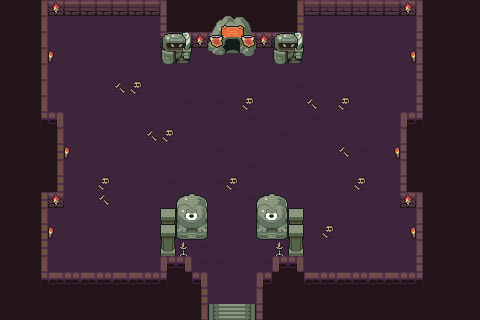

Below is a game level as drawn by its tile map, then a one-line description and the .tmx that defines it (tile-layer data replaced by summaries):
An orthogonal 30x20 tile map with 16x16 px tiles, 5 tile layers (floor, floor1, floor2, back, ...), 1 hidden layer not drawn, 7 tilesets and 14 objects (6x stone_block_gate, 4x green_tower, portal_trigger, barrier_trigger, Player, ...).

<map version="1.10" tiledversion="1.12.2" orientation="orthogonal" renderorder="right-down" width="30" height="20" tilewidth="16" tileheight="16" infinite="0" nextlayerid="10" nextobjectid="22">
 <tileset firstgid="1" source="Dungeon_Tileset.tsx" />
 <tileset firstgid="101" source="TilesetHouse.tsx" />
 <tileset firstgid="860" source="TilesetNature.tsx" />
 <tileset firstgid="1364" source="TilesetReliefDetail.tsx" />
 <tileset firstgid="1508" source="TilesetTowers.tsx" />
 <tileset firstgid="1652" source="Combined3.tsx" />
 <tileset firstgid="1764" source="objects.tsx" />
 <layer id="1" name="floor" width="30" height="20">
  <data>[600 cells, 600 non-empty, 3 distinct tile ids]</data>
 </layer>
 <layer id="2" name="floor1" width="30" height="20">
  <data>[600 cells, 428 non-empty, 15 distinct tile ids]</data>
 </layer>
 <layer id="4" name="floor2" width="30" height="20">
  <data>[600 cells, 43 non-empty, 11 distinct tile ids]</data>
 </layer>
 <layer id="5" name="back" width="30" height="20">
  <data>[600 cells, 47 non-empty, 24 distinct tile ids]</data>
 </layer>
 <layer id="9" name="back2" width="30" height="20">
  <data>[600 cells, 2 non-empty, 1 distinct tile ids]</data>
 </layer>
 <objectgroup id="7" name="trigger">
  <object id="1" name="portal_trigger" x="218.567" y="295.888" width="25.7684" height="8.08421">
   <properties>
    <property name="targetMap" value="DUNGEONMAP1" />
    <property name="targetX" type="float" value="296" />
    <property name="targetY" type="float" value="58.666666667" />
   </properties>
  </object>
  <object id="21" name="barrier_trigger" x="208" y="192" width="48" height="16" />
 </objectgroup>
 <objectgroup id="8" name="objects">
  <object id="4" name="green_tower" gid="1779" x="80" y="64" width="32" height="32" />
  <object id="5" name="green_tower" gid="1779" x="352" y="64" width="32" height="32" />
  <object id="6" name="green_tower" gid="1779" x="80" y="240" width="32" height="32" />
  <object id="7" name="green_tower" gid="1779" x="352" y="240" width="32" height="32" />
  <object id="8" name="Player" gid="1765" x="219.333" y="284" width="32" height="32">
   <properties>
    <property name="camFollow" type="bool" value="true" />
    <property name="controller" type="bool" value="true" />
   </properties>
  </object>
  <object id="9" name="GiantBlueSamurai" gid="1780" x="185.333" y="150" width="96" height="48" />
  <object id="15" name="stone_block_gate" gid="1781" x="208" y="224" width="16" height="16" />
  <object id="16" name="stone_block_gate" gid="1781" x="224" y="224" width="16" height="16" />
  <object id="17" name="stone_block_gate" gid="1781" x="240" y="224" width="16" height="16" />
  <object id="18" name="stone_block_gate" gid="1781" x="208" y="240" width="16" height="16" />
  <object id="19" name="stone_block_gate" gid="1781" x="224" y="240" width="16" height="16" />
  <object id="20" name="stone_block_gate" gid="1781" x="240" y="240" width="16" height="16" />
 </objectgroup>
 <layer id="6" name="fore" width="30" height="20" visible="0">
  <data>[600 cells, 0 non-empty, 0 distinct tile ids]</data>
 </layer>
</map>
